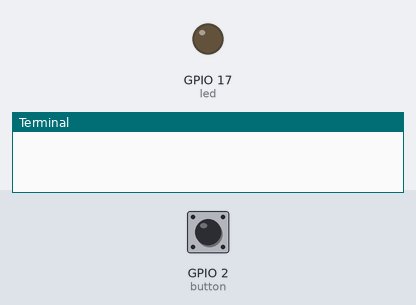
This program was run on a simulated Raspberry Pi (BCM pin numbers). Shown: output pins drawn as LEDs (lit = HIGH), the last lines printed to the terminal. Inputs (shaded band) come from the test bench; at power-on: GPIO 2 (button) HIGH.

Above: at 1.2 s.
1.3 s: GPIO 2 (button) pulled LOW for 0.15 s
At 1.37 s:
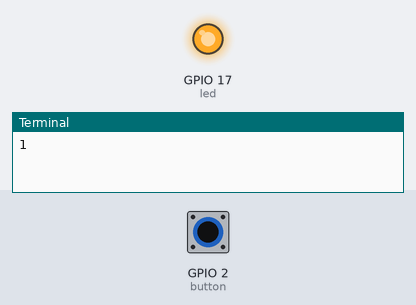
2.9 s: GPIO 2 (button) pulled LOW for 3.2 s
At 7.5 s:
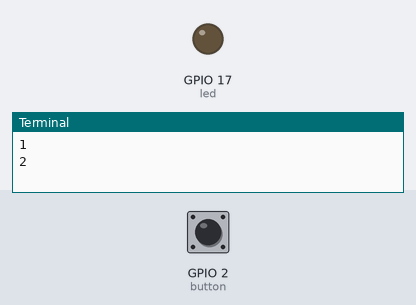
Timing chart, 0 to 9.0 s (numbered marks = the images above; inputs shaded):
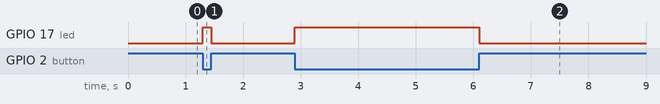

Measured:
- after the input at 1.3 s, GPIO 17 (led): LOW → HIGH at once, → LOW 0.15 s later
- after the input at 2.9 s, GPIO 17 (led): LOW → HIGH at once, → LOW 3.2 s later

The program:

pressButton.py
```python
from gpiozero import LED, Button

led = LED(17)
button = Button(2)
counter = 0

while True:
    if button.is_pressed:
        led.on()
        counter += 1
        print(counter)
        button.wait_for_release()
        led.off()
```
